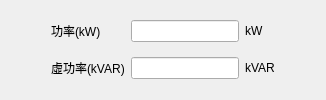
          <widget class="QWidget" name="page_2">
           <layout class="QGridLayout" name="gridLayout_6">
            <item row="0" column="2">
             <widget class="QLineEdit" name="lineEdit_10"/>
            </item>
            <item row="1" column="2">
             <widget class="QLineEdit" name="lineEdit_11"/>
            </item>
            <item row="1" column="1">
             <widget class="QLabel" name="label_13">
              <property name="text">
               <string>虛功率(kVAR)</string>
              </property>
             </widget>
            </item>
            <item row="1" column="3">
             <widget class="QLabel" name="label_15">
              <property name="text">
               <string>kVAR</string>
              </property>
             </widget>
            </item>
            <item row="0" column="3">
             <widget class="QLabel" name="label_14">
              <property name="text">
               <string>kW</string>
              </property>
             </widget>
            </item>
            <item row="0" column="0">
             <spacer name="horizontalSpacer_11">
              <property name="orientation">
               <enum>Qt::Horizontal</enum>
              </property>
              <property name="sizeHint" stdset="0">
               <size>
                <width>40</width>
                <height>20</height>
               </size>
              </property>
             </spacer>
            </item>
            <item row="0" column="1">
             <widget class="QLabel" name="label_12">
              <property name="text">
               <string>功率(kW)</string>
              </property>
             </widget>
            </item>
            <item row="0" column="4">
             <spacer name="horizontalSpacer_12">
              <property name="orientation">
               <enum>Qt::Horizontal</enum>
              </property>
              <property name="sizeHint" stdset="0">
               <size>
                <width>40</width>
                <height>20</height>
               </size>
              </property>
             </spacer>
            </item>
           </layout>
          </widget>
